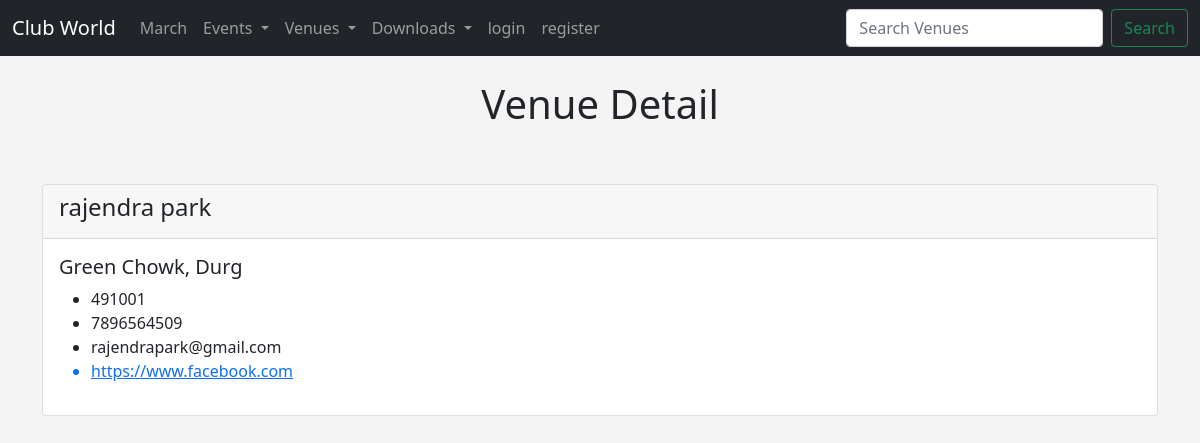
The app's page /show_venue/2 with its own data.
### events/models.py (models this page shows)
class Venue(models.Model):
    name =  models.CharField("Venue Name", max_length=25)
    address =models.CharField(max_length=100)
    zip_code = models.CharField("Zip Code",max_length=6)
    phone = models.CharField("Contact Phone",max_length=10, blank=True)
    web = models.URLField("Website Address", blank=True)
    email_address = models.EmailField("Email Address", blank=True)
    def __str__(self):
        return self.name

### events/views.py (the view)
# urls.py: path("show_venue/<venue_id>", views.show_venue, name="show-venue"),
def show_venue(request, venue_id):
     venue = Venue.objects.get(pk=venue_id)
     return render(request, 'events/show_venue.html', {"venue":venue})

### events/templates/events/show_venue.html
{% extends 'events/base.html' %}
{% block content %}
<center>
<h1> Venue Detail</h1>
</center>
<br><br>
<div class="card">
    <div class="card-header">
       <h4>{{ venue }}</h4>
    </div>
    <div class="card-body">
      <h5 class="card-title">{{venue.address}}</h5>
      <ul>
          <li>{{venue.zip_code}}</li>
          <li>{{venue.phone}}</li>
          <li>{{venue.email_address}}</li>
          <a href="{{venue.web}}"><li>{{venue.web}}</li></a>
      </ul>
    </div>
  </div>
{% endblock%}

### events/templates/events/base.html (style rules this page uses)
body { background: #f4f4f4; }

### records on screen
Venue: name "rajendra park", address "Green Chowk, Durg", zip_code "491001", phone "7896564509", email_address "rajendrapark@gmail.com", web "https://www.facebook.com"
